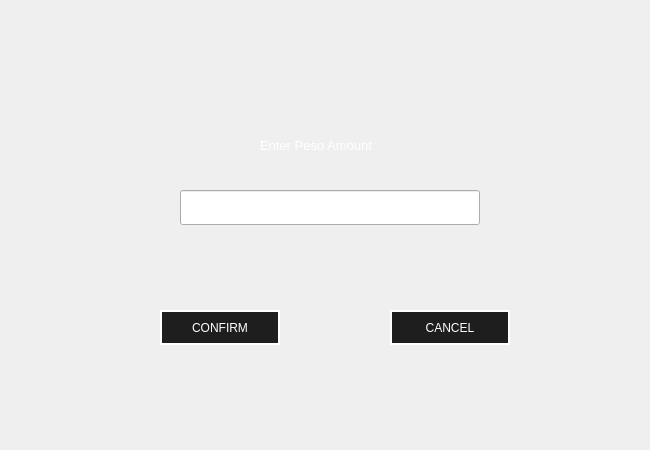
<?xml version="1.0" encoding="UTF-8"?>
<ui version="4.0">
 <class>Atm_Deposit</class>
 <widget class="QWidget" name="Atm_Deposit">
  <property name="geometry">
   <rect>
    <x>0</x>
    <y>0</y>
    <width>650</width>
    <height>450</height>
   </rect>
  </property>
  <property name="minimumSize">
   <size>
    <width>650</width>
    <height>450</height>
   </size>
  </property>
  <property name="maximumSize">
   <size>
    <width>650</width>
    <height>450</height>
   </size>
  </property>
  <property name="windowTitle">
   <string>DEPOSIT</string>
  </property>
  <property name="styleSheet">
   <string notr="true">QPushButton{
color: white;
background: transparent;
background-color: rgb(30, 30, 30);
border: 2px solid white;
}

QPushButton:hover{
background-color: rgb(30, 30, 30);
color: white;
}

QPushButton:pressed
{
font: bold;
}

</string>
  </property>
  <widget class="QPushButton" name="confirm">
   <property name="geometry">
    <rect>
     <x>160</x>
     <y>310</y>
     <width>120</width>
     <height>35</height>
    </rect>
   </property>
   <property name="styleSheet">
    <string notr="true">QPushButton:hover{
background-color: rgb(0, 30, 0);
color: white;
}</string>
   </property>
   <property name="text">
    <string>CONFIRM</string>
   </property>
  </widget>
  <widget class="QPushButton" name="cancel">
   <property name="geometry">
    <rect>
     <x>390</x>
     <y>310</y>
     <width>120</width>
     <height>35</height>
    </rect>
   </property>
   <property name="styleSheet">
    <string notr="true">QPushButton:hover{
background-color: rgb(80, 0, 0);
color: white;
}</string>
   </property>
   <property name="text">
    <string>CANCEL</string>
   </property>
  </widget>
  <widget class="QLineEdit" name="amount">
   <property name="geometry">
    <rect>
     <x>180</x>
     <y>190</y>
     <width>300</width>
     <height>35</height>
    </rect>
   </property>
  </widget>
  <widget class="QLabel" name="label">
   <property name="geometry">
    <rect>
     <x>260</x>
     <y>130</y>
     <width>301</width>
     <height>31</height>
    </rect>
   </property>
   <property name="font">
    <font>
     <pointsize>10</pointsize>
    </font>
   </property>
   <property name="text">
    <string>&lt;html&gt;&lt;head/&gt;&lt;body&gt;&lt;p&gt;&lt;span style=&quot; color:#ffffff;&quot;&gt;Enter Peso Amount&lt;/span&gt;&lt;/p&gt;&lt;/body&gt;&lt;/html&gt;</string>
   </property>
  </widget>
  <widget class="QLabel" name="label_2">
   <property name="geometry">
    <rect>
     <x>0</x>
     <y>0</y>
     <width>650</width>
     <height>450</height>
    </rect>
   </property>
   <property name="styleSheet">
    <string notr="true">border-image: url(:/images/clientbg1.png);</string>
   </property>
   <property name="text">
    <string/>
   </property>
  </widget>
  <zorder>label_2</zorder>
  <zorder>confirm</zorder>
  <zorder>cancel</zorder>
  <zorder>amount</zorder>
  <zorder>label</zorder>
 </widget>
 <resources>
  <include location="resource.qrc"/>
 </resources>
 <connections/>
</ui>
